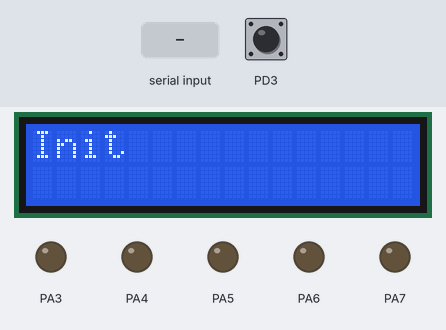
The program below on a simulated ATmega32, built with avr-gcc and emulated at 1 MHz. On the bench: 16×2 character LCD, output pins drawn as LEDs (lit = HIGH). Wiring (inferred from the names in the program): DS3231 clock at I2C address 0x68; character LCD (HD44780): RS PA2; R/W PA1; E PA0; data PB0, PB1, PB2, PB3, PB4, PB5, PB6, PB7. The test bench sets the inputs (shaded band); at power-on: PD3 HIGH. The local clock reads 2024-03-15 10:24:30 at power-on unless the program sets it; pins used as bus, display or sensor lines are not drawn.

Above: at 1.2 s.
1.3 s: PD3 driven LOW
At 2.8 s:
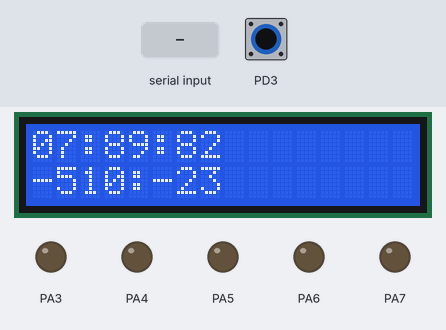
4.3 s: "1" received over Serial
At 5.5 s:
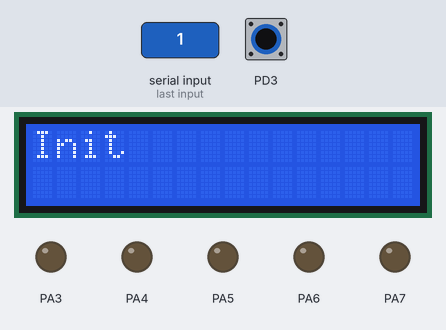
5.8 s: PD3 pulsed HIGH 5 times (0.12 s each, 0.3 s apart)
At 7.02 s:
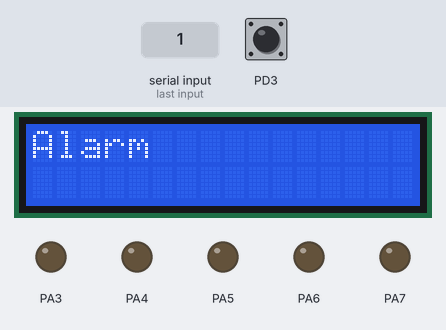
Timing chart, 0 to 8.8 s (numbered marks = the images above; inputs shaded):
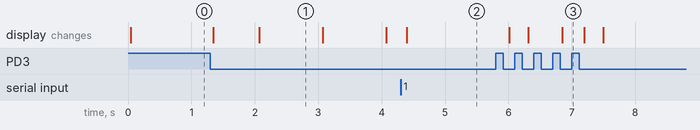

The program:

main.c
```c
/*
THIS IS THE MASTER
	CONNECTION
	Wire up master to arduino
	type AT+INQ until 0x884AEA4C7E09 shows
	type AT+CONN[index of that adress]
	now connected!

	! THE COMMUNICATION BETWEEN BLUETOOTH-MODULES NEEDS TO BE SET UP BEFORE THE ATMEGA32 IS POWERED UP!

 * Functionallity:
 KK_module:
 - alarm set at a little before 08.00 in the weekdays, when this triggers, then it reads from the clock in intervalls of 1 second
 - print the time on the lcd when reading
 - is bluetooth master so sends the data to the slave when close to break

 teacher_module:
 - shows the time on the 7 segmet display
 - raise the flag when break
 - lowers the flag when break over
 */

#define F_CPU 1000000UL
#include <avr/io.h>
#include <util/delay.h>
#include <avr/interrupt.h>
#include <stdio.h>
#include <string.h>
#include "screen.h"
#include "I2C.h"

#define RTC_Write_address 0b11010000
#define RTC_Read_address 0b11010001
#include "RTC.h"


long USART_BAUDRATE = 9600;

#include "USART.h"

void timer_init();

int read_continious_clock = 0; // Boolean if clock should be read


int main(void)
{

	GICR |= 1 << INT1; // Enable INT1 (Alarm interrupt)
	MCUCR |= (1 << ISC11);
	MCUCR &= ~(1 << ISC10); //Detect falling edge

    I2C_Init();
    RTC_Clock_Write(7,59,50);	// Set the time now
    RTC_Date_Write(1,5,6,24); // Set data now. Year is the 2 last digits in the year

	RTC_Alarm_Init();
	RTC_Alarm1_Time(7,59,58);		// Wake up 2 second before start of day, to be ready

    LCD_Init();
	timer_init();
	USART_Init(USART_BAUDRATE);		// Intitialize USART with spesified baud rate
	LCD_String_xy(0,0,"Init");
	sei();

    while (1) {
    }

}

#define NUMBER_OF_BREAKS 9
int break_times[NUMBER_OF_BREAKS][3] = {
	{8, 0, 0},				// Start of day, (have break length of 0)
	{9, 25, 5},				// Break {starthour, startminute, length}
	{10, 15, 10},
	{11, 0, 45},
	{12, 25, 5},
	{13, 10, 5},
	{13, 55, 5},
	{14, 45, 5},
	{15, 30, -1}				// End of day, (have break length of -1)
};


// When alarm the SQW pin on the DS3231 gets LOW, detect this using interrupt
// When the alarm has been triggered, and interrupted the program we need to set the flag for alarm on the DS3231 to 0 again
ISR(INT1_vect){
	LCD_String_xy(0,0,"Alarm");
	RTC_Read_Date(3);		// Read the date
	if (weekday >= 6){		// Weekday >= 6 is saturday and sunday: go back to sleep ;=)
		read_continious_clock = 0;
	} else {
		read_continious_clock = 1; // Start to read form the clock
		TIMSK |= 1 << OCIE1A; // Enable Output Compare A Match Interrupt
	}
	RTC_Alarm_Clear();		// Need to reset the flag after alarm has been read
}


volatile int message_sent = 0; // Boolean to keep track of if we have transmitted the message with either break- or lecture length.
volatile int period_length = 0;
volatile int period_end_minutes;
// Trigger at set interval
ISR(TIMER1_COMPA_vect){
	if (read_continious_clock){
		RTC_Read_Clock(0);
		int minutes_since_midnight = hour*60 + minute;
		char buffer[20];
		sprintf(buffer, "%02d:%02d:%02d", hour, minute, second);
		LCD_String_xy(0,0,buffer);

		char message[5];

		for (int i = 0; i < NUMBER_OF_BREAKS; i++){
			if ((minutes_since_midnight == break_times[i][0]*60 + break_times[i][1]) && break_times[i][2] != 0){ // If the time now is equal to the time the break starts. And it is not the start of the day (break length = 0)
				if (break_times[i][2] == -1){		// End of day has duration = -1
					/* End of day, go back to sleep */
					USART_Transmit_String("s"); // Send stop command to Teacher module
					TIMSK &= ~(1 << OCIE1A); // Disable Output Compare A Match Interrupt
					read_continious_clock = 0;
					break;
				}

				if (message_sent == 1){					// This is reversed, as opposed to when the break is over, this is since after we send break length it should send lecture length
					period_length = break_times[i][2];
					period_end_minutes = minutes_since_midnight + period_length;
					sprintf(message, "b%d", period_length);		// Send the message of current break length, identified by a "b" at index 0 in the string
					USART_Transmit_String(message);

					LCD_Clear();
					LCD_String_xy(0,0,buffer);		// To print the current time immediately after the clear
					LCD_String_xy(1,7, "PAUSE");
					message_sent = 0;
				}
			} else if (minutes_since_midnight == break_times[i][0]*60 + break_times[i][1] + break_times[i][2]){	// The time now is the start of the break time + the break length, so the break is just over
				if (message_sent == 0){
					int next_period_start_minute = break_times[i+1][0]*60 + break_times[i+1][1];
					period_length = next_period_start_minute - minutes_since_midnight;
					period_end_minutes = minutes_since_midnight + period_length;
					sprintf(message, "l%d", period_length);		// Send the message of current lecture length, identified by a "l" at index 0 in the string
					USART_Transmit_String(message);

					LCD_Clear();
					LCD_String_xy(0,0,buffer);
					LCD_String_xy(1,7, "TIL PAUSE");
					message_sent = 1;
				}
			}
		}

		char message_left[20];
		int total_seconds_left = (period_end_minutes * 60 + 59) - ((minutes_since_midnight+1) * 60 + second);
		int minutes_left = total_seconds_left / 60;
		int seconds_left = total_seconds_left % 60;

		sprintf(message_left, "%03d:%02d", minutes_left, seconds_left);

		LCD_String_xy(1,0, message_left);
	}
}

void timer_init(){
	TCCR1B |= (1<<CS11) | (1<<CS10); // 64 prescaler (Use a low prescaler to make the Count more accurate)
	TCCR1B |= 1<<WGM12;				// CTC (compare output mode)

	// Count which is equivalent to 1 sec:
	// 1 * F_CPU/prescaler
	uint16_t Count = 15625;
	OCR1A = Count;		// Put value in Output Compare Register
	TIMSK &= ~(1 << OCIE1A); // Disable Output Compare A Match Interrupt
}
```

I2C.h
```c
/* This code is inspired from https://www.electronicwings.com/avr-atmega/atmega1632-i2c */


void I2C_Init()
{
	TWBR = 2;						// Bit rate (See datasheet)
	PORTC |= (1<<PC0)|(1<<PC1);		// Set pull up resistor on SCL and SDA
}

void I2C_Start(char write_address)
{
	TWCR=(1<<TWSTA)|(1<<TWEN)|(1<<TWINT);	// Enable TWI, generate START
	while(!(TWCR&(1<<TWINT)));				// Wait until TWI finish

	TWDR=write_address;						// Write SLA+W in TWI data register
	TWCR=(1<<TWEN)|(1<<TWINT);				// Enable TWI & clear interrupt flag
	while(!(TWCR&(1<<TWINT)));				// Wait until TWI finish its current job

}

void I2C_Repeated_Start(char read_address)
{
	TWCR=(1<<TWSTA)|(1<<TWEN)|(1<<TWINT);	// Enable TWI, generate start
	while(!(TWCR&(1<<TWINT)));				// Wait until TWI finish its current job

	TWDR=read_address;						// Write SLA+R in TWI data register
	TWCR=(1<<TWEN)|(1<<TWINT);				// Enable TWI and clear interrupt flag
	while(!(TWCR&(1<<TWINT)));				// Wait until TWI finish
}

void I2C_Write(char data)
{
	TWDR=data;					// Copy data in TWI data register
	TWCR=(1<<TWEN)|(1<<TWINT);	// Enable TWI and clear interrupt flag
	while(!(TWCR&(1<<TWINT)));	// Wait until TWI finish its current job
}

char I2C_Read_Ack()
{
	TWCR=(1<<TWEN)|(1<<TWINT)|(1<<TWEA);	// Enable TWI, generation of ack
	while(!(TWCR&(1<<TWINT)));				// Wait until TWI finish its current job
	return TWDR;							// Return received data
}

char I2C_Read_Nack()
{
	TWCR=(1<<TWEN)|(1<<TWINT);	// Enable TWI and clear interrupt flag
	while(!(TWCR&(1<<TWINT)));	// Wait until TWI finish its current job
	return TWDR;				// Return received data
}

void I2C_Stop()
{
	TWCR=(1<<TWSTO)|(1<<TWINT)|(1<<TWEN);	// Enable TWI, generate stop
	while(TWCR&(1<<TWSTO));					// Wait until stop condition execution
}
```

RTC.h
```c
int second, minute, hour, weekday, date, month, year;

void RTC_Read_Clock(char read_clock_address) {
	I2C_Start(RTC_Write_address); // Start I2C communication with RTC
	I2C_Write(read_clock_address); // Write address to read
	I2C_Repeated_Start(RTC_Read_address);

	second = I2C_Read_Ack();
	minute = I2C_Read_Ack();
	hour = I2C_Read_Nack(); //Last communication so nack
	I2C_Stop();
}

void RTC_Read_Date(char read_date_address) {
	I2C_Start(RTC_Write_address);
	I2C_Write(read_date_address);
	I2C_Repeated_Start(RTC_Read_address);

	weekday = I2C_Read_Ack();
	date = I2C_Read_Ack();
	month = I2C_Read_Ack();
	year = I2C_Read_Nack();
	I2C_Stop();
}

char hour2BDC(uint8_t _hour){
	// See datasheet for DS3231 how hour is decoded in register
	char BDC = 0;

	if (_hour >= 10){
		if (_hour >= 20){
			BDC |= 1 << 5; //bit 5 represents 20 hour
			_hour -= 20; //We need the to get just the rest
			} else {
			BDC |= 1 << 4; //bit 4 represents 10 hour
			_hour -= 10;
		}
	}
	//Add in the rest
	BDC |= (_hour & 0b00001111); // The 4 last bits are as normal
	return BDC;
}

char value2BDC(uint8_t value){ // For minutes and seconds
	char BDC = 0;
	uint8_t tens = value/10;	// Get the number of tens in the value
	value -= tens*10;				// value is now the rest
	BDC |= tens << 4;		// The tens is put in from the bit 4
	BDC |= (value & 0b00001111);
	return BDC;
}

void RTC_Clock_Write(char _hour, char _minute, char _second){
	I2C_Start(RTC_Write_address);	//Address defined in main
	I2C_Write(0); // Be at the 0 location (second)
	I2C_Write(value2BDC(_second));
	I2C_Write(value2BDC(_minute));
	I2C_Write(value2BDC(_hour));
	I2C_Stop();
}

void RTC_Date_Write(char _weekday, char _date, char _month, char _year){
	I2C_Start(RTC_Write_address);
	I2C_Write(3);		// (First bit sent tells the location to be at) Bet at the 3. location (weekday)
	I2C_Write(_weekday);
	I2C_Write(value2BDC(_date));
	I2C_Write(value2BDC(_month));
	I2C_Write(value2BDC(_year));
	I2C_Stop();
}

void RTC_Alarm_Init(){
	I2C_Start(RTC_Write_address);
	I2C_Write(0xE);		// Bet at the control register position (See datasheet)
	I2C_Write(0b00000101);	// Enabling interrupt Control and Alarm 1 Interrupt Enable
	I2C_Stop();
}

void RTC_Alarm1_Time(char _hour, char _minute, char _second){ // The alarm triggers at the spesified time every day.
	I2C_Start(RTC_Write_address);
	I2C_Write(7);
	I2C_Write(value2BDC(_second));
	I2C_Write(value2BDC(_minute));
	I2C_Write(value2BDC(_hour));
	/*I2C_Write(0b10000000);
	I2C_Write(0b10000000);
	I2C_Write(0b10000000);*/
	I2C_Write(0b10000000); // Set A1M4 to trigger at that time set
	I2C_Stop();
}

void RTC_Alarm_Clear(){
	I2C_Start(RTC_Write_address);
	I2C_Write(0xF);
	I2C_Write(0b10001000);	// Write 0 at the BSY, A2F and A1F flag. (We need to set values to every, but only want to change A1F. TODO: read what the register is and only change the A1F flag)
	I2C_Stop();
}
```

USART.h
```c
void USART_Init(long USART_BAUDRATE)
{
	UCSRB |= (1 << RXEN) | (1 << TXEN);						// Turn on transmission and reception
	UCSRC |= (1 << URSEL) | (1 << UCSZ0) | (1 << UCSZ1);	// Use 8-bit char size
	UCSRA |= 1 << U2X;										// Double the baudspeed
	UCSRB |= 1 << RXCIE;									// Interrupts for RX
	long BAUD_PRESCALE = (((F_CPU / (USART_BAUDRATE * 8UL))) - 1);   // Specifies a Baud Rate Prescale. Multiply by 2 since we use double baud speed
	UBRRL = BAUD_PRESCALE;									// Load lower 8-bits of the baud rate
	UBRRH = (BAUD_PRESCALE >> 8);							// Load upper 8-bits
}

unsigned char USART_Receive()
{
	while ((UCSRA & (1 << RXC)) == 0);	// Wait till data is received
	return(UDR);						// Return the byte
}

unsigned char USART_Receive_buffer()
{
	return(UDR);
}

void USART_Transmit(unsigned char data){
	while ((UCSRA & (1 << UDRE)) == 0);		// Wait until the transmitter is ready
	UDR = data;								// Put the data in the register
}

void USART_Transmit_String(char str[]){
	int i = 0;
	do {
		char character = str[i];
		USART_Transmit(character);
		i++;
	} while (str[i] != '\0');
}
```

screen.h
```c
#define LCD_Data_Dir DDRB		/* Define LCD data port direction */
#define LCD_Command_Dir DDRA	/* Define LCD command port direction register */
#define LCD_Data_Port PORTB		/* Define LCD data port */
#define LCD_Command_Port PORTA	/* Define LCD data port */

#define RS PA2					/* Define Register Select (data/command reg.)pin */
#define RW PA1					/* Define Read/Write signal pin */
#define EN PA0					/* Define Enable signal pin */

#include <stdio.h>

void LCD_enable_pulse(){
	LCD_Command_Port |= (1<<EN);	/* Enable pulse */
	_delay_us(1);
	LCD_Command_Port &= ~(1<<EN);
	_delay_us(1530); // was 3 ms
}

void LCD_Command(unsigned char cmnd)
{
	LCD_Data_Port= cmnd;
	LCD_Command_Port &= ~(1<<RS);	/* RS=0 command reg. */
	LCD_Command_Port &= ~(1<<RW);	/* RW=0 Write operation */
	LCD_enable_pulse();
}

void LCD_Char (unsigned char char_data)	/* LCD data write function */
{
	LCD_Data_Port= char_data;
	LCD_Command_Port |= (1<<RS);	/* RS=1 Data reg. */
	LCD_Command_Port &= ~(1<<RW);	/* RW=0 write operation */
	LCD_enable_pulse();
}

void LCD_String (char *str)		/* Send string to LCD function */
{
	int i;
	for(i=0;str[i]!=0;i++)		/* Send each char of string till the NULL */
	{
		LCD_Char (str[i]);
	}
}

void LCD_String_xy (uint8_t row, uint8_t pos, char *str)  /* Send string to LCD with xy position */
{
	if (row == 0 && pos<16)
	LCD_Command(pos|0b10000000);					/* Command of first row and required position<16 */
	else if (row == 1 && pos<16)
	LCD_Command(pos|0b11000000);					/* Command of first row and required position<16 */
	LCD_String(str);								/* Call LCD string function */
}

void LCD_Num(int num)			// Send a number to LCD
{
	char str[16];		     	// Max screen length 16
	sprintf(str, "%d", num);    // Makes num into str
	LCD_String(str);
}

void LCD_Num_xy(uint8_t row, uint8_t pos, int num)		// Send a number to LCD with xy position
{
	if (row == 0 && pos<16)
	LCD_Command(pos|0b10000000);					// Command of first row and required position<16
	else if (row == 1 && pos<16)
	LCD_Command(pos|0b11000000);					// Command of first row and required position<16
	LCD_Num(num);
}

void LCD_Clear()
{
	LCD_Command (0b1);		// clear display
	LCD_Command (0b10000000);		// cursor at home position
}

void LCD_Newline() {
	LCD_Command(0b11000000);		// Go to 2nd line
}

void LCD_Init (void)			// LCD Initialize function
{
	LCD_Command_Dir = 0xFF;		// Make LCD command port direction as o/p
	LCD_Data_Dir = 0xFF;		// Make LCD data port direction as o/p
	_delay_ms(20);				// LCD Power ON delay always >15ms

	LCD_Command (0b00111000);			// Initialization of 16X2 LCD in 8bit mode
	LCD_Command (0b1100);			// Display ON Cursor OFF
	LCD_Command (0b0110);			// Auto Increment cursor
	LCD_Clear();
}
```

Measured:
- after the input at 1.3 s, the display: first changes after 0.05 s (image 1 shows a later state)
- after the input at 4.3 s, the display: changes after 0.09 s (image 2)
- after the input at 5.8 s, the display: first changes after 0.21 s (image 3 shows a later state)
- what the display in image 1 shows lasts 1.0 s, from 2.1 s to 3.1 s
